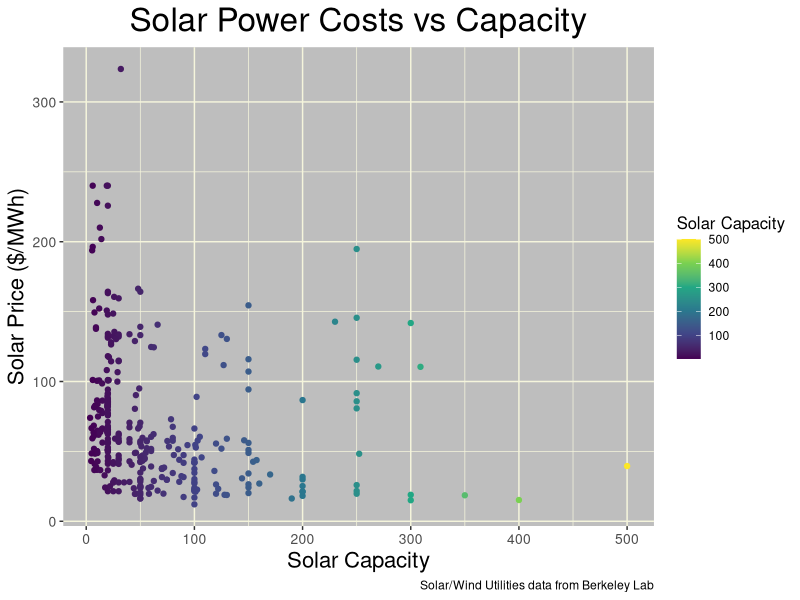
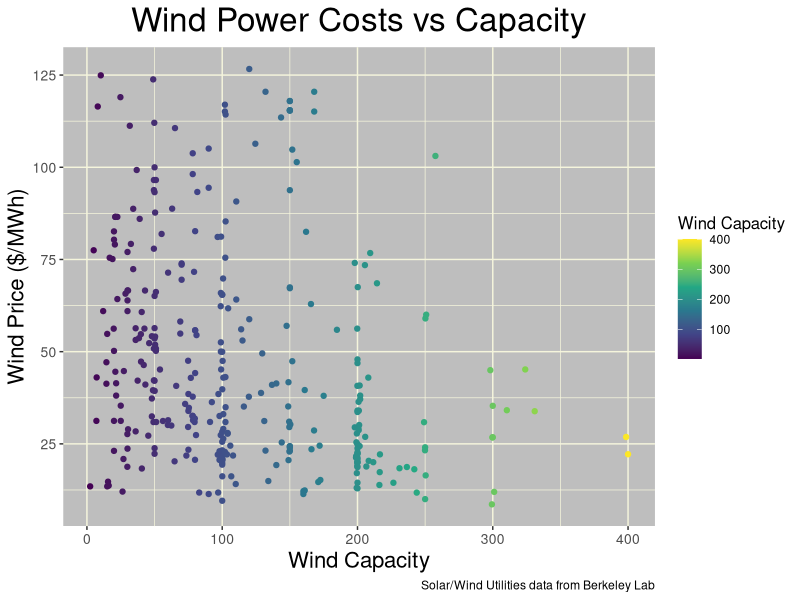
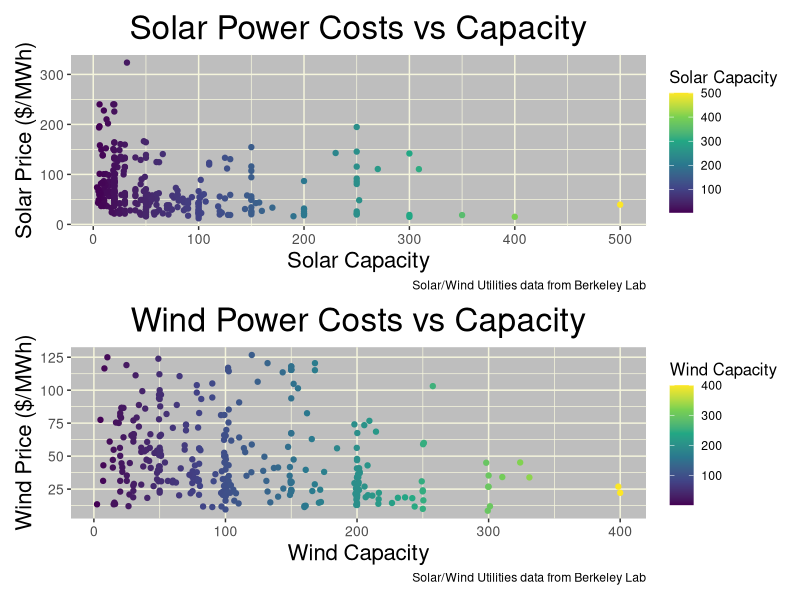
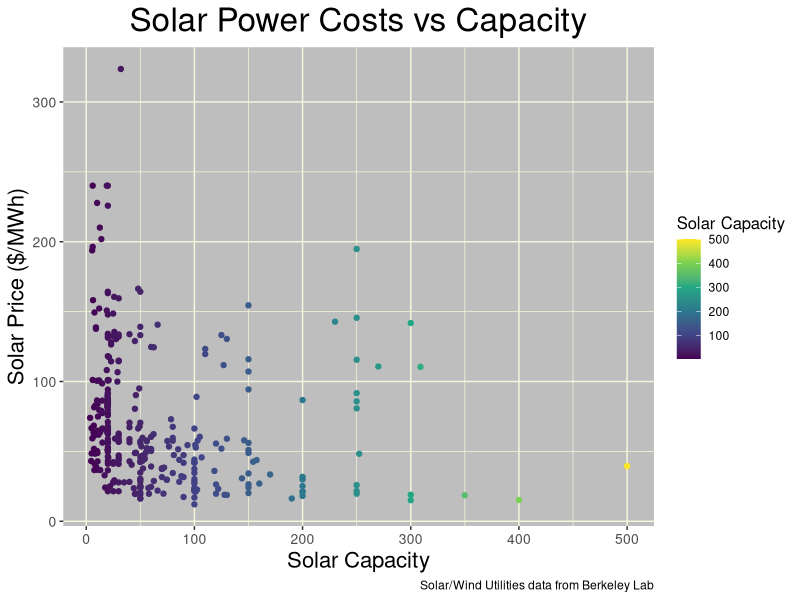
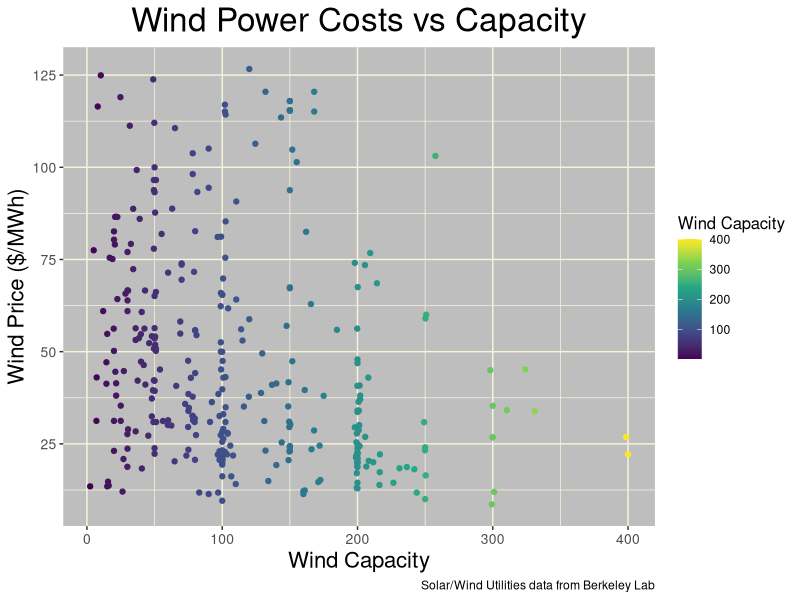
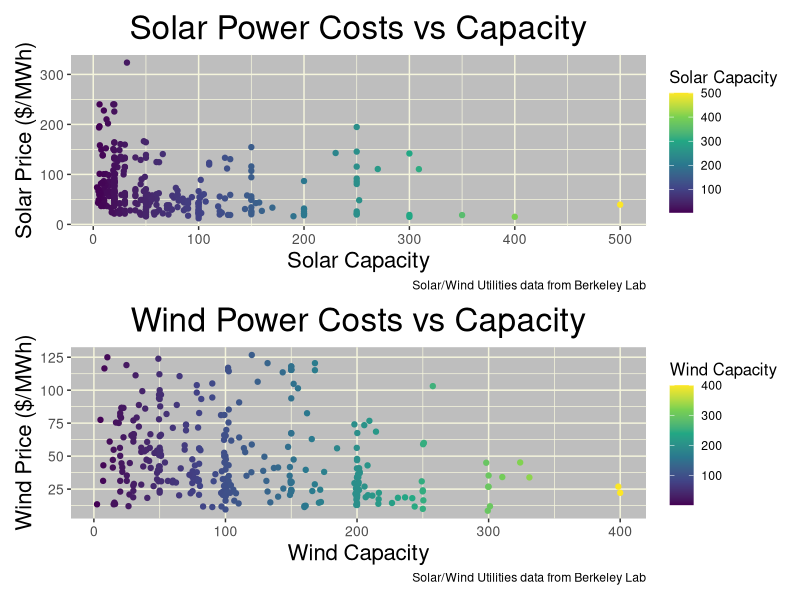

The R script that drew these images, in order:
#######################################################
## Looking at Solar and Wind Price vs Capacity ########
## Created by: Alex Dang ##############################
#######################################################

## Load libraries #####################################
library(tidyverse)
library(here)
library(patchwork)

## Load data ###########################################
solar <- read_csv(here("US_Solar_Wind", "data", "solar.csv"))
view(solar)
wind <- read_csv(here("US_Solar_Wind", "data", "wind.csv"))
view(wind)

## Data analysis #######################################
solar_plot <- solar %>% 
  ggplot(aes(x = solar_capacity, y = solar_mwh, color = solar_capacity)) +
  geom_jitter() +
  scale_color_viridis_c() +
  labs(title = "Solar Power Costs vs Capacity", 
       x = "Solar Capacity", y = "Solar Price ($/MWh)", 
       color = "Solar Capacity", 
       caption = "Solar/Wind Utilities data from Berkeley Lab") +
  theme(plot.title = element_text(size = 24, hjust = 0.5),
        axis.title = element_text(size = 16), 
        legend.title = element_text(size = 12), 
        panel.background = element_rect(fill = "gray"), 
        axis.text = element_text(size = 10), 
        panel.grid = element_line(color = "beige"))
solar_plot
ggsave(here("US_Solar_Wind", "output", "Solar_power_cost_cap.png"), 
       width = 8, height = 5)

wind_plot <- wind %>% 
  ggplot(aes(x = wind_capacity, y = wind_mwh, color = wind_capacity)) +
  geom_jitter() +
  scale_color_viridis_c() +
  labs(title = "Wind Power Costs vs Capacity", 
       x = "Wind Capacity", y = "Wind Price ($/MWh)", 
       color = "Wind Capacity", 
       caption = "Solar/Wind Utilities data from Berkeley Lab") +
  theme(plot.title = element_text(size = 24, hjust = 0.5),
        axis.title = element_text(size = 16), 
        legend.title = element_text(size = 12), 
        panel.background = element_rect(fill = "gray"), 
        axis.text = element_text(size = 10), 
        panel.grid = element_line(color = "beige"))
wind_plot
ggsave(here("US_Solar_Wind", "output", "Wind_power_cost_cap.png"), 
       width = 8, height = 5)

solar_plot/wind_plot
ggsave(here("US_Solar_Wind", "output", "Solar_vs_Wind.png"), 
       width = 8, height = 12)
